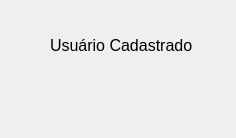
<?xml version="1.0" encoding="UTF-8"?>
<ui version="4.0">
 <class>janela_cadastro</class>
 <widget class="QWidget" name="janela_cadastro">
  <property name="geometry">
   <rect>
    <x>0</x>
    <y>0</y>
    <width>236</width>
    <height>138</height>
   </rect>
  </property>
  <property name="font">
   <font>
    <pointsize>12</pointsize>
   </font>
  </property>
  <property name="windowTitle">
   <string>cadastrado</string>
  </property>
  <widget class="QLabel" name="label">
   <property name="geometry">
    <rect>
     <x>50</x>
     <y>30</y>
     <width>161</width>
     <height>31</height>
    </rect>
   </property>
   <property name="text">
    <string>Usuário Cadastrado</string>
   </property>
  </widget>
 </widget>
 <resources/>
 <connections/>
</ui>
